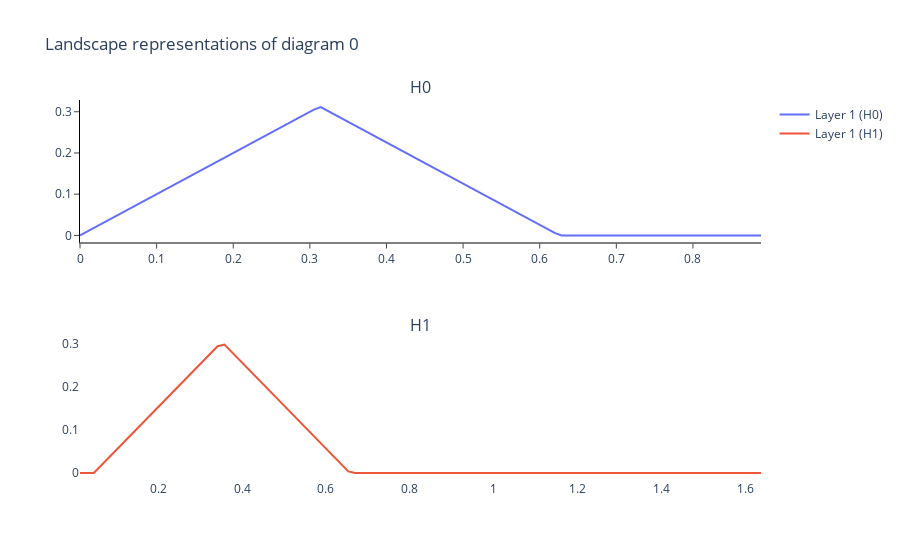

The cell this chart's notebook holds for it:
### Markdown cell above
Landscape persistence

### Code cell
pl = PersistenceLandscape()
x_persistence_landscape = pl.fit_transform_plot(xt)
